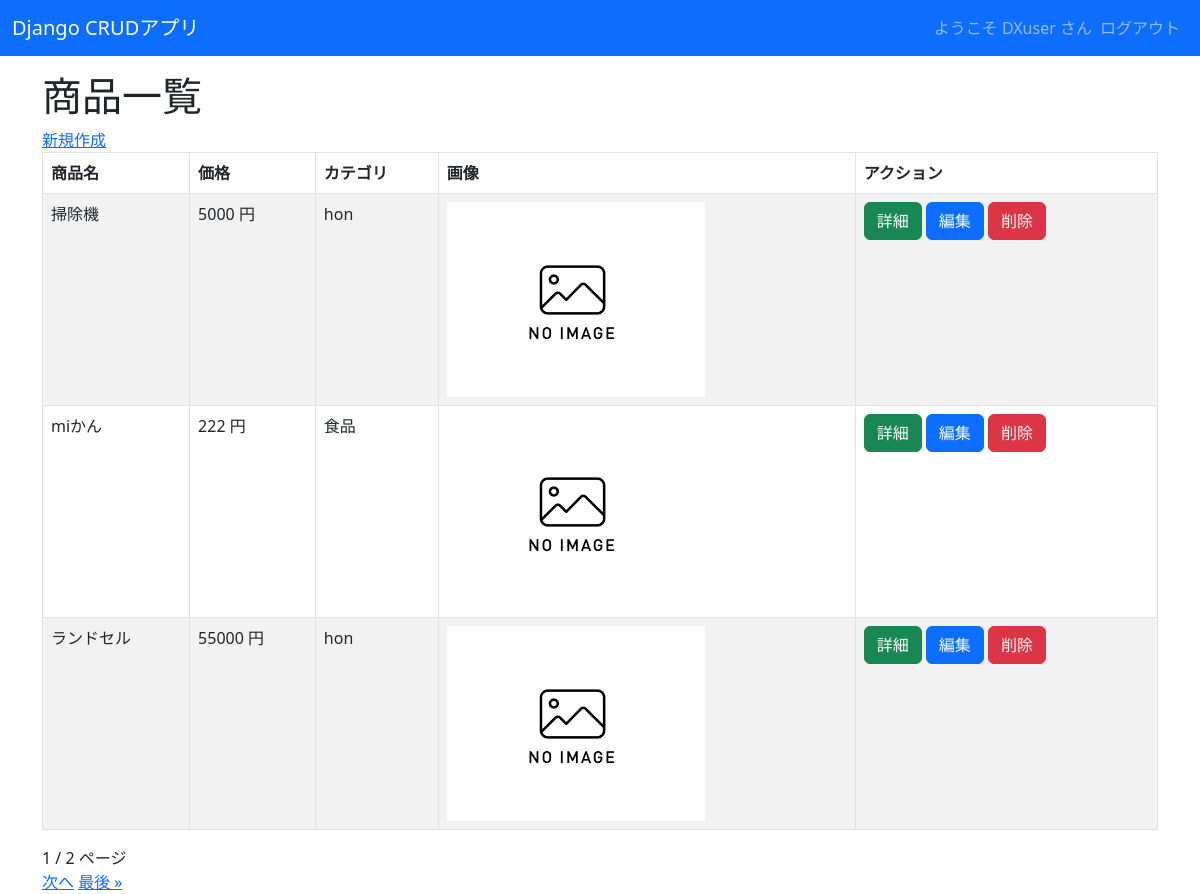
Screenshot of /crud/ (signed in) with the database file from the repository.
### crud/models.py (models this page shows, shortened)
class Product(models.Model):
     name = models.CharField(max_length=200)
     price = models.PositiveIntegerField()
     category = models.ForeignKey(Category, on_delete=models.CASCADE)
     img = models.ImageField(blank=True, default='noImage.png')

class Category(models.Model):
     name = models.CharField(max_length=200)
     def __str__(self):
         return self.name

### crud/views.py (the view)
# urls.py: path('crud/', views.ProductListView.as_view(), name="list"),
class ProductListView(LoginRequiredMixin,ListView):
    model = Product
    template_name = "list.html"
    paginate_by = 3

### crud/templates/crud/product_list.html (shortened to what this page needs)
{% extends "base.html" %}
{% block content %}
<h1>商品一覧</h1>
<a href="{% url 'new' %}">新規作成</a>
<table class="table table-striped table-hover table-bordered">
    <thead>
        <tr>
            <th>商品名</th>
            <th>価格</th>
            <th>カテゴリ</th>
            <th>画像</th>
            <th>アクション</th>
        </tr>
    </thead>
    {% for product in object_list %}
    <tr>
        <td>{{ product.name }}</td>
        <td>{{ product.price }} 円</td>
        <td>{{ product.category }}</td>
        <td><img src="{{ product.img.url }}" style="width:100px heigth:auto;"></td>
        <td>
            <button class="btn btn-success" onclick="location.href='{% url 'detail' pk=product.pk %}'">詳細</button>
            <button class="btn btn-primary" onclick="location.href='{% url 'edit' pk=product.pk %}'">編集</button>
            <button class="btn btn-danger" onclick="location.href='{% url 'delete' pk=product.pk %}'">削除</button>
        </td>
    </tr>
    {% endfor %}
</table>
{{ page_obj.number }} / {{ page_obj.paginator.num_pages }} ページ<br>
{% if page_obj.has_next %}
<a href="?page={{ page_obj.next_page_number }}">次へ</a>
<a href="?page={{ page_obj.paginator.num_pages }}">最後 &raquo;</a>
{% endif %}
{% endblock %}

### crud/templates/base.html (shortened to what this page needs)
<!DOCTYPE html>
<html lang="ja">
<head>
    <link href="https://cdn.jsdelivr.net/npm/bootstrap@5.3.0-alpha3/dist/css/bootstrap.min.css" rel="stylesheet">
</head>
<body>
    <nav class="navbar navbar-expand-lg navbar-dark bg-primary" style="margin-bottom: 1rem;">
        <div class="container-fluid">
            <a class="navbar-brand" href="{% url 'list' %}">Django CRUDアプリ</a>
            <div class="collapse navbar-collapse" id="navbarNav">
                <ul class="navbar-nav ms-auto">
                    {% if request.user.is_authenticated %}
                    <span class="navbar-text">
                        ようこそ {{ user.get_username }} さん
                    </span>
                    <li class="nav-item">
                        <form action="{% url 'logout' %}" method="post">
                            <input class="nav-link" type="submit" value="ログアウト">
                        </form>
                    </li>
                    {% else %}
                    <li class="nav-item">
                        <a class="nav-link" href="{% url 'login' %}">ログイン</a>
                    </li>
                    {% endif %}
                </ul>
            </div>
        </div>
    </nav>
    <div class="container">
        {% block content %}{% endblock %}
    </div>
</body>
</html>

### rows the page displays
Product: name "掃除機", price "5000", category "hon", img (placeholder picture)
Product: name "miかん", price "222", category "食品", img (placeholder picture)
Product: name "ランドセル", price "55000", category "hon", img (placeholder picture)

### other values shown
{{ user.get_username }} "DXuser"
{{ page_obj.number }} "1"
{{ page_obj.paginator.num_pages }} "2"
